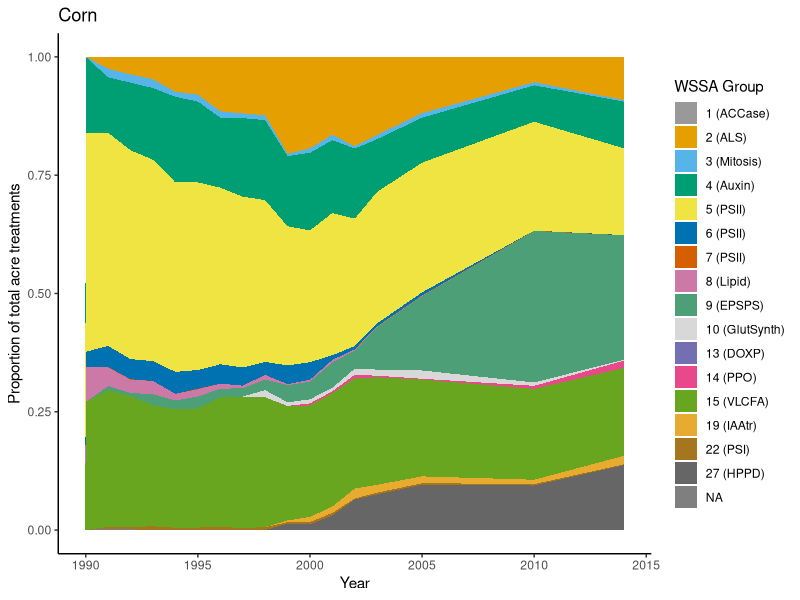
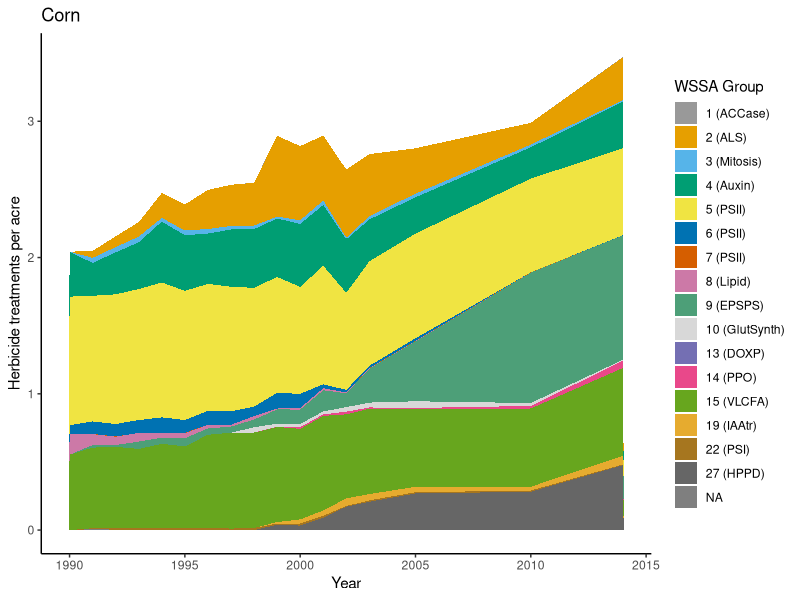
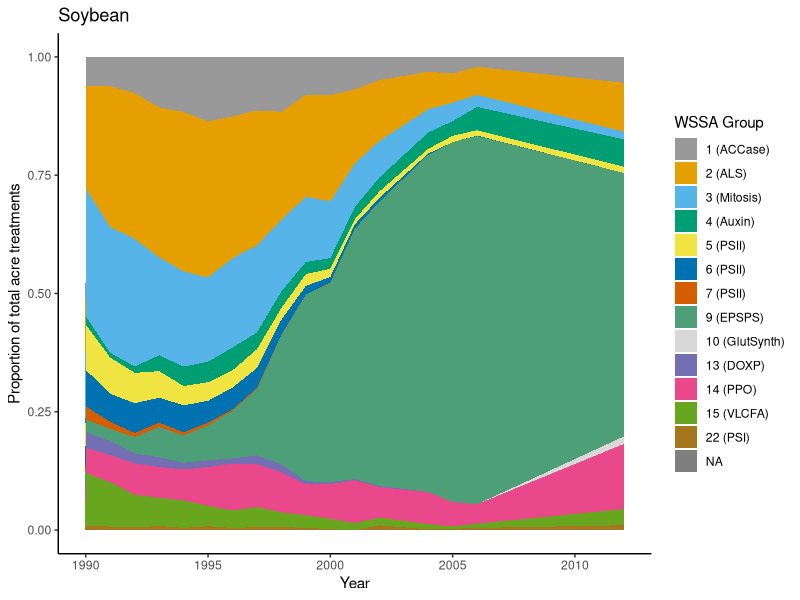
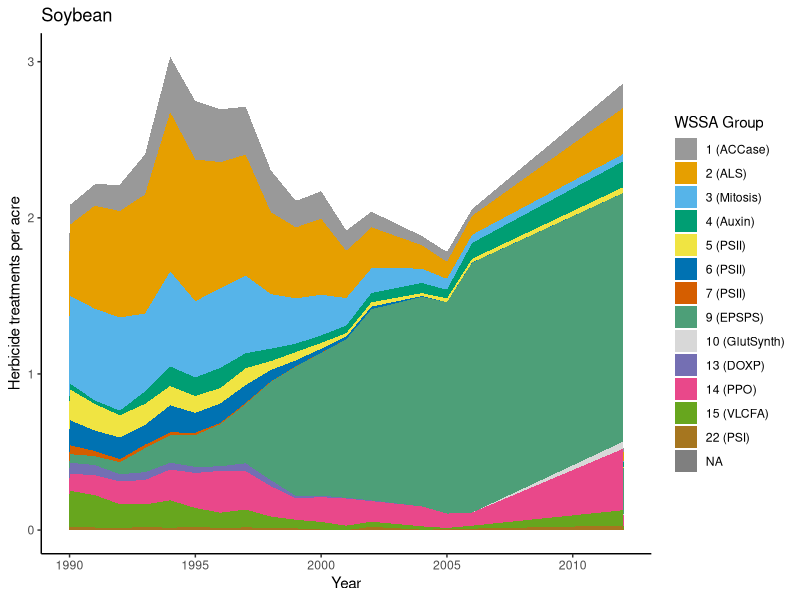
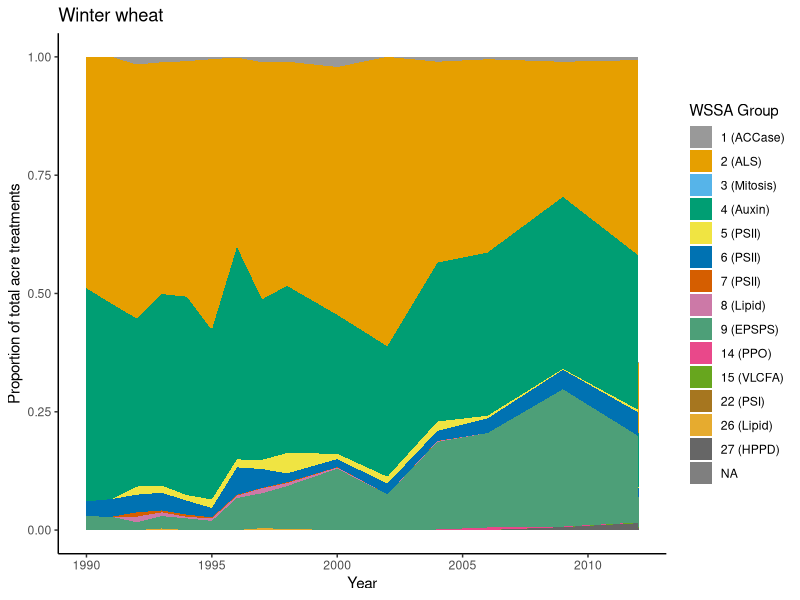
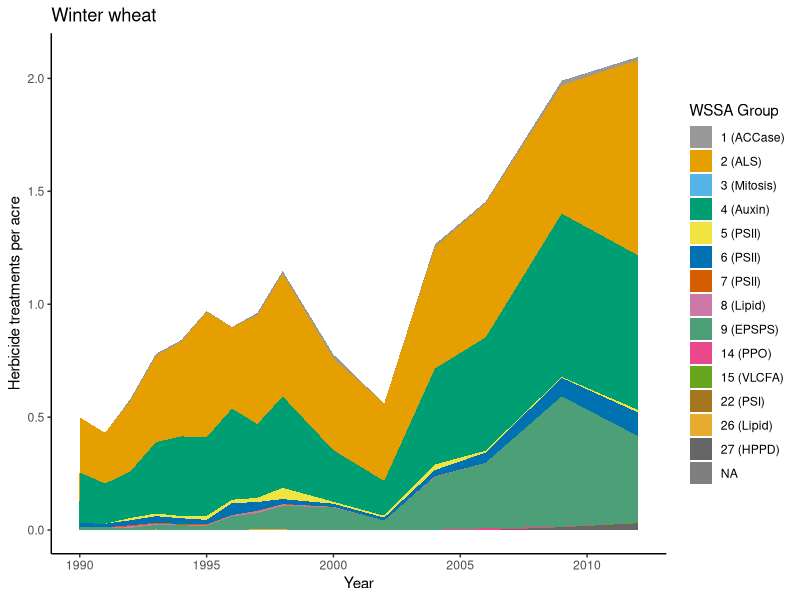
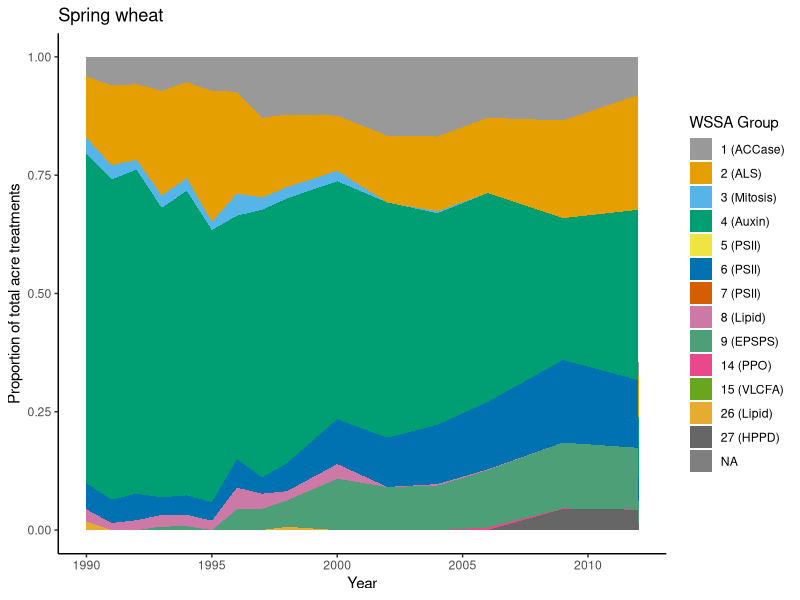
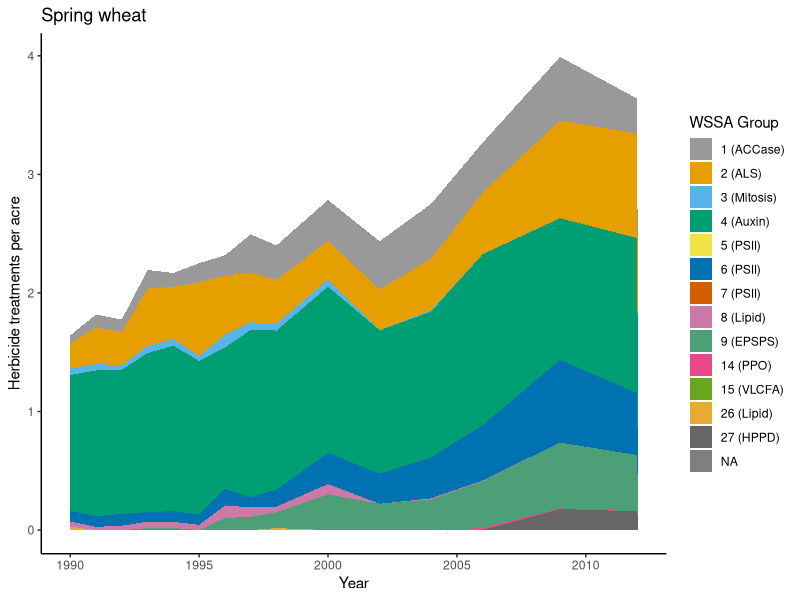

Write R code to recreate these figures, in order.
library(dplyr)
library(tidyr)
library(ggplot2)
library(cowplot)

read.csv("HerbicideUseData.csv")->alldat # Read in data file
alldat$Value<-as.numeric(as.character(alldat$Value)) # make sure data recognized as data
alldat<-spread(alldat, Data.Item, Value) # Separate lbs and rates into different columns
colnames(alldat)[8:9]<-c("Total","AppRate") # Name those columns
alldat$AcreTrts<-alldat$Total/alldat$AppRate # Calculate acre-treatments
head(alldat)

alldat2 <- alldat %>% # add up acre-treatments for each year*crop combination
    group_by(Year, Commodity) %>% 
    mutate(TotalCropAcreTrts = sum(AcreTrts, na.rm=TRUE)) 
alldat3 <- alldat2 %>% # add up acre-treatments by mode of action
    group_by(Year, Commodity, MOA) %>%
    summarize(MOA.AcreTrts = sum(AcreTrts, na.rm=TRUE),
              TotalCropAcreTrts = unique(TotalCropAcreTrts))
head(alldat3)
tail(alldat3)

herbdiv <- alldat3 %>% # calculate Shannon diversity index (H) and evenness (E)
    mutate(P = MOA.AcreTrts / TotalCropAcreTrts) %>%
    group_by(Year, Commodity) %>%
    summarize(H = -sum(P * log(P), na.rm=TRUE),
              E = H / log(length(unique(MOA))))
herbdiv              
tail(herbdiv)

bycrop<-split(herbdiv, herbdiv$Commodity)
bycrop$CORN

png("Fig3_Evenness.png", height=4.5, width=8, units="in", res=300, pointsize=15) 
par(mar=c(3.2,3.2,0.5,0.5), mgp=c(2,0.7,0))
plot(E ~ Year, data=bycrop$CORN, ylim=c(0,1), type="b", bty="n",
     xlim=c(1990, 2015), ylab="Evenness", lwd=2)
points(E ~ Year, data=bycrop$SOYBEANS, type="b", pch=2, col=2, lwd=2)
points(E ~ Year, data=bycrop[[3]], type="b", pch=3, col=3, lwd=2)
points(E ~ Year, data=bycrop[[4]], type="b", pch=4, col=4,  lwd=2)
legend("bottomright", c("Corn","Soybean","Sping wheat","Winter wheat"),
       pch=1:4, col=1:4, lty=1, bty="n")
dev.off()


png("Fig4_Diversity.png", height=4.5, width=8, units="in", res=300, pointsize=15) 
par(mar=c(3.2,3.2,0.5,0.5), mgp=c(2,0.7,0))
plot(H ~ Year, data=bycrop$CORN, ylim=c(0.5,2.5), type="b", bty="n",
     xlim=c(1990, 2015), ylab="Shannon diveristy index", lwd=2)
points(H ~ Year, data=bycrop$SOYBEANS, type="b", pch=2, col=2, lwd=2)
points(H ~ Year, data=bycrop[[3]], type="b", pch=3, col=3, lwd=2)
points(H ~ Year, data=bycrop[[4]], type="b", pch=4, col=4, lwd=2)
legend("bottomright", c("Corn","Soybean","Sping wheat","Winter wheat"),
       pch=1:4, col=1:4, lty=1, bty="n")
dev.off()

png("Fig5_DiversityEvenness2panel.png", height=8, width=8, units="in",
    res=600, pointsize=15)
par(mar=c(1.2,3.2,0.25,0.25), mgp=c(2,0.7,0), mfrow=c(2,1),
    oma=c(2,0,0,0))
plot(H ~ Year, data=bycrop$CORN, ylim=c(0.5,2.5), type="b", bty="n",
     xlim=c(1990, 2015), ylab="Shannon diveristy index", lwd=2, xlab="")
   points(H ~ Year, data=bycrop$SOYBEANS, type="b", pch=2, col=2, lwd=2)
   points(H ~ Year, data=bycrop[[3]], type="b", pch=3, col=3, lwd=2)
   points(H ~ Year, data=bycrop[[4]], type="b", pch=4, col=4, lwd=2)
   legend("bottomright", c("Corn","Soybean","Sping wheat","Winter wheat"),
       pch=1:4, col=1:4, lty=1, bty="n")
plot(E ~ Year, data=bycrop$CORN, ylim=c(0,1), type="b", bty="n",
     xlim=c(1990, 2015), ylab="Evenness", lwd=2, xlab="")
   points(E ~ Year, data=bycrop$SOYBEANS, type="b", pch=2, col=2, lwd=2)
   points(E ~ Year, data=bycrop[[3]], type="b", pch=3, col=3, lwd=2)
   points(E ~ Year, data=bycrop[[4]], type="b", pch=4, col=4,  lwd=2)
   legend("bottomright", c("Corn","Soybean","Sping wheat","Winter wheat"),
       pch=1:4, col=1:4, lty=1, bty="n")
mtext("Year", 1, .7, outer=TRUE, at=0.545)
dev.off()

summary(lm(H ~ Year, data=bycrop$CORN))
summary(lm(H ~ Year, data=bycrop$SOYBEAN))
summary(lm(H ~ Year, data=bycrop[[3]]))
summary(lm(H ~ Year, data=bycrop[[4]]))

summary(lm(E ~ Year, data=bycrop$CORN))
summary(lm(E ~ Year, data=bycrop$SOYBEAN))
summary(lm(E ~ Year, data=bycrop[[3]]))
summary(lm(E ~ Year, data=bycrop[[4]]))

### Set color palette
cbPalette <- c("#999999", "#E69F00", "#56B4E9", "#009E73",
               "#F0E442", "#0072B2", "#D55E00", "#CC79A7",
               "#4d9f78", "#D8D8D8", "#746fb3", "#e9488a",
               "#67a61e", "#e6ab2f", "#a6761f", "#666666")
### Create acre-treatment percentage column
alldat3$AcreTrtPct <- alldat3$MOA.AcreTrts/alldat3$TotalCropAcreTrts
### CORN
data.frame(subset(alldat3, alldat3$Commodity=="CORN"))->corn.dat
corn.full <- corn.dat %>%
    complete(Year, MOA,
             fill=list(Commodity="CORN",MOA.AcreTrts=0,
                       TotalCropAcreTrts=NA, AcreTrtPct=0))
corn.acres <- read.csv("SurveyedCornAcres.csv") %>%
    group_by(Year) %>%
    summarize(Surveyed.Acres = sum(Value))
length(corn.full$Year) / length(unique(corn.full$Year))->corn.Nyrs
corn.full$Acres <- rep(corn.acres$Surveyed.Acres, each=corn.Nyrs)
corn.full$MOA.peracre <- corn.full$MOA.AcreTrts / corn.full$Acres
corn.full$MOAr <- factor(corn.full$MOA, levels=rev(unique(corn.full$MOA)))
plotcorn.1<-ggplot(corn.full, aes(x=Year, y=AcreTrtPct, group=as.factor(MOA),
                     fill=as.factor(MOA), order=-as.numeric(MOA))) +
    geom_area(position='stack', na.rm=TRUE) +
    ylab("Proportion of total acre treatments") +
    scale_fill_manual(values=cbPalette,
                      name="WSSA Group",
                      guide=guide_legend(ncol=1, reverse=FALSE),
                      labels=c("1 (ACCase)","2 (ALS)","3 (Mitosis)",
                               "4 (Auxin)","5 (PSII)","6 (PSII)","7 (PSII)",
                               "8 (Lipid)","9 (EPSPS)","10 (GlutSynth)","13 (DOXP)",
                               "14 (PPO)","15 (VLCFA)","19 (IAAtr)",
                               "22 (PSI)","27 (HPPD)")) +
        theme_classic() + theme(legend.position="right") +
    ggtitle("Corn")
plotcorn.2<-ggplot(corn.full, aes(x=Year, y=MOA.peracre, group=as.factor(MOA),
                     fill=as.factor(MOA), order=-as.numeric(MOA))) +
    geom_area(position='stack', na.rm=TRUE) +
    ylab("Herbicide treatments per acre") +
    scale_fill_manual(values=cbPalette,
                      name="WSSA Group",
                      guide=guide_legend(ncol=1, reverse=FALSE),
                      labels=c("1 (ACCase)","2 (ALS)","3 (Mitosis)",
                               "4 (Auxin)","5 (PSII)","6 (PSII)","7 (PSII)",
                               "8 (Lipid)","9 (EPSPS)","10 (GlutSynth)","13 (DOXP)",
                               "14 (PPO)","15 (VLCFA)","19 (IAAtr)",
                               "22 (PSI)","27 (HPPD)")) +
        theme_classic() + theme(legend.position="right") +
    ggtitle("Corn")
### SOYBEAN
cbPalette2 <-cbPalette[c(1:7,9:13,15)]
data.frame(subset(alldat3, alldat3$Commodity=="SOYBEANS"))->soybean.dat
soybean.full <- soybean.dat %>%
    complete(Year, MOA,
             fill=list(Commodity="SOYBEANS",MOA.AcreTrts=0,
                       TotalCropAcreTrts=NA, AcreTrtPct=0))
soybean.acres <- read.csv("SurveyedSoybeanAcres.csv") %>%
    group_by(Year) %>%
    summarize(Surveyed.Acres = sum(Value))
length(soybean.full$Year) / length(unique(soybean.full$Year))->soybean.Nyrs
soybean.full$Acres <- rep(soybean.acres$Surveyed.Acres, each=soybean.Nyrs)
soybean.full$MOA.peracre <- soybean.full$MOA.AcreTrts / soybean.full$Acres
soybean.full$MOAr <- factor(soybean.full$MOA, levels=rev(unique(soybean.full$MOA)))
plotsoybean.1<-ggplot(soybean.full, aes(x=Year, y=AcreTrtPct, group=as.factor(MOA),
                     fill=as.factor(MOA), order=-as.numeric(MOA))) +
    geom_area(position='stack', na.rm=TRUE) +
    ylab("Proportion of total acre treatments") +
    scale_fill_manual(values=cbPalette2,
                      name="WSSA Group",
                      guide=guide_legend(ncol=1, reverse=FALSE),
                      labels=c("1 (ACCase)","2 (ALS)","3 (Mitosis)",
                               "4 (Auxin)","5 (PSII)","6 (PSII)","7 (PSII)",
                               "9 (EPSPS)","10 (GlutSynth)","13 (DOXP)",
                               "14 (PPO)","15 (VLCFA)",
                               "22 (PSI)")) +
        theme_classic() + theme(legend.position="right") +
    ggtitle("Soybean")
plotsoybean.2<-ggplot(soybean.full, aes(x=Year, y=MOA.peracre, group=as.factor(MOA),
                     fill=as.factor(MOA), order=-as.numeric(MOA))) +
    geom_area(position='stack', na.rm=TRUE) +
    ylab("Herbicide treatments per acre") +
    scale_fill_manual(values=cbPalette2,
                      name="WSSA Group",
                      guide=guide_legend(ncol=1, reverse=FALSE),
                      labels=c("1 (ACCase)","2 (ALS)","3 (Mitosis)",
                               "4 (Auxin)","5 (PSII)","6 (PSII)","7 (PSII)",
                               "9 (EPSPS)","10 (GlutSynth)","13 (DOXP)",
                               "14 (PPO)","15 (VLCFA)",
                               "22 (PSI)")) +
        theme_classic() + theme(legend.position="right") +
    ggtitle("Soybean")
### SPRING WHEAT
cbPalette3<-cbPalette[c(1:9,12:14,16)]
data.frame(subset(alldat3, alldat3$Commodity=="WHEAT, SPRING"))->wheats.dat
wheats.full <- wheats.dat %>%
    complete(Year, MOA,
             fill=list(Commodity="WHEAT, WINTER",MOA.AcreTrts=0,
                       TotalCropAcreTrts=NA, AcreTrtPct=0))
wheats.acres <- read.csv("SurveyedSpringWheatAcres.csv") %>%
    group_by(Year) %>%
    summarize(Surveyed.Acres = sum(Value))
length(wheats.full$Year) / length(unique(wheats.full$Year))->wheats.Nyrs
wheats.full$Acres <- rep(wheats.acres$Surveyed.Acres, each=wheats.Nyrs)
wheats.full$MOA.peracre <- wheats.full$MOA.AcreTrts / wheats.full$Acres
wheats.full$MOAr <- factor(wheats.full$MOA, levels=rev(unique(wheats.full$MOA)))
plotwheats.1<-ggplot(wheats.full, aes(x=Year, y=AcreTrtPct, group=as.factor(MOA),
                     fill=as.factor(MOA), order=-as.numeric(MOA))) +
    geom_area(position='stack', na.rm=TRUE) +
    ylab("Proportion of total acre treatments") +
    scale_fill_manual(values=cbPalette3,
                      name="WSSA Group",
                      guide=guide_legend(ncol=1, reverse=FALSE),
                      labels=c("1 (ACCase)","2 (ALS)","3 (Mitosis)",
                               "4 (Auxin)","5 (PSII)","6 (PSII)","7 (PSII)",
                               "8 (Lipid)","9 (EPSPS)",
                               "14 (PPO)","15 (VLCFA)",
                               "26 (Lipid)","27 (HPPD)")) +
        theme_classic() + theme(legend.position="right") +
    ggtitle("Spring wheat")
plotwheats.2<-ggplot(wheats.full, aes(x=Year, y=MOA.peracre, group=as.factor(MOA),
                     fill=as.factor(MOA), order=-as.numeric(MOA))) +
    geom_area(position='stack', na.rm=TRUE) +
    ylab("Herbicide treatments per acre") +
    scale_fill_manual(values=cbPalette3,
                      name="WSSA Group",
                      guide=guide_legend(ncol=1, reverse=FALSE),
                      labels=c("1 (ACCase)","2 (ALS)","3 (Mitosis)",
                               "4 (Auxin)","5 (PSII)","6 (PSII)","7 (PSII)",
                               "8 (Lipid)","9 (EPSPS)",
                               "14 (PPO)","15 (VLCFA)",
                               "26 (Lipid)","27 (HPPD)")) +
        theme_classic() + theme(legend.position="right") +
    ggtitle("Spring wheat")
### WINTER WHEAT
cbPalette4<-cbPalette[c(1:9,12:13,15,14,16)]
data.frame(subset(alldat3, alldat3$Commodity=="WHEAT, WINTER"))->wheatw.dat
wheatw.full <- wheatw.dat %>%
    complete(Year, MOA,
             fill=list(Commodity="WHEAT, WINTER",MOA.AcreTrts=0,
                       TotalCropAcreTrts=NA, AcreTrtPct=0))
wheatw.acres <- read.csv("SurveyedWinterWheatAcres.csv") %>%
    group_by(Year) %>%
    summarize(Surveyed.Acres = sum(Value))
length(wheatw.full$Year) / length(unique(wheatw.full$Year))->wheatw.Nyrs
wheatw.full$Acres <- rep(wheatw.acres$Surveyed.Acres, each=wheatw.Nyrs)
wheatw.full$MOA.peracre <- wheatw.full$MOA.AcreTrts / wheatw.full$Acres
wheatw.full$MOAr <- factor(wheatw.full$MOA, levels=rev(unique(wheatw.full$MOA)))
plotwheatw.1<-ggplot(wheatw.full, aes(x=Year, y=AcreTrtPct, group=as.factor(MOA),
                     fill=as.factor(MOA), order=-as.numeric(MOA))) +
    geom_area(position='stack', na.rm=TRUE) +
    ylab("Proportion of total acre treatments") +
    scale_fill_manual(values=cbPalette4,
                      name="WSSA Group",
                      guide=guide_legend(ncol=1, reverse=FALSE),
                      labels=c("1 (ACCase)","2 (ALS)","3 (Mitosis)",
                               "4 (Auxin)","5 (PSII)","6 (PSII)","7 (PSII)",
                               "8 (Lipid)","9 (EPSPS)",
                               "14 (PPO)","15 (VLCFA)",
                               "22 (PSI)","26 (Lipid)","27 (HPPD)")) +
        theme_classic() + theme(legend.position="right") +
    ggtitle("Winter wheat")
plotwheatw.2<-ggplot(wheatw.full, aes(x=Year, y=MOA.peracre, group=as.factor(MOA),
                     fill=as.factor(MOA), order=-as.numeric(MOA))) +
    geom_area(position='stack', na.rm=TRUE) +
    ylab("Herbicide treatments per acre") +
    scale_fill_manual(values=cbPalette4,
                      name="WSSA Group",
                      guide=guide_legend(ncol=1, reverse=FALSE),
                      labels=c("1 (ACCase)","2 (ALS)","3 (Mitosis)",
                               "4 (Auxin)","5 (PSII)","6 (PSII)","7 (PSII)",
                               "8 (Lipid)","9 (EPSPS)",
                               "14 (PPO)","15 (VLCFA)",
                               "22 (PSI)","26 (Lipid)","27 (HPPD)")) +
        theme_classic() + theme(legend.position="right") +
    ggtitle("Winter wheat")
    
prop4<-plot_grid(plotcorn.1, plotsoybean.1, plotwheats.1, plotwheatw.1,
         align="hv")
save_plot("Proportion4Crop.png", prop4,
          ncol=2, nrow=2, base_height=5, base_width=7)

acretrt4<-plot_grid(plotcorn.2, plotsoybean.2, plotwheats.2, plotwheatw.2,
         align="hv")
save_plot("AcreTrt4Crop.png", acretrt4,
          ncol=2, nrow=2, base_height=5, base_width=7)

plotcorn.1
ggsave("Fig1_CornProportionMOA.png", width=8, height=4.5, units="in")
plotcorn.2
ggsave("Fig2_CornAcreTrtMOA.png", width=8, height=4.5, units="in")
plotsoybean.1
ggsave("Fig1_SoybeanProportionMOA.png", width=8, height=4.5, units="in")
plotsoybean.2
ggsave("Fig2_SoybeanAcreTrtMOA.png", width=8, height=4.5, units="in")
plotwheatw.1
ggsave("Fig1_WheatwProportionMOA.png", width=8, height=4.5, units="in")
plotwheatw.2
ggsave("Fig2_WheatwAcreTrtMOA.png", width=8, height=4.5, units="in")
plotwheats.1
ggsave("Fig1_WheatsProportionMOA.png", width=8, height=4.5, units="in")
plotwheats.2
ggsave("Fig2_WheatsAcreTrtMOA.png", width=8, height=4.5, units="in")
